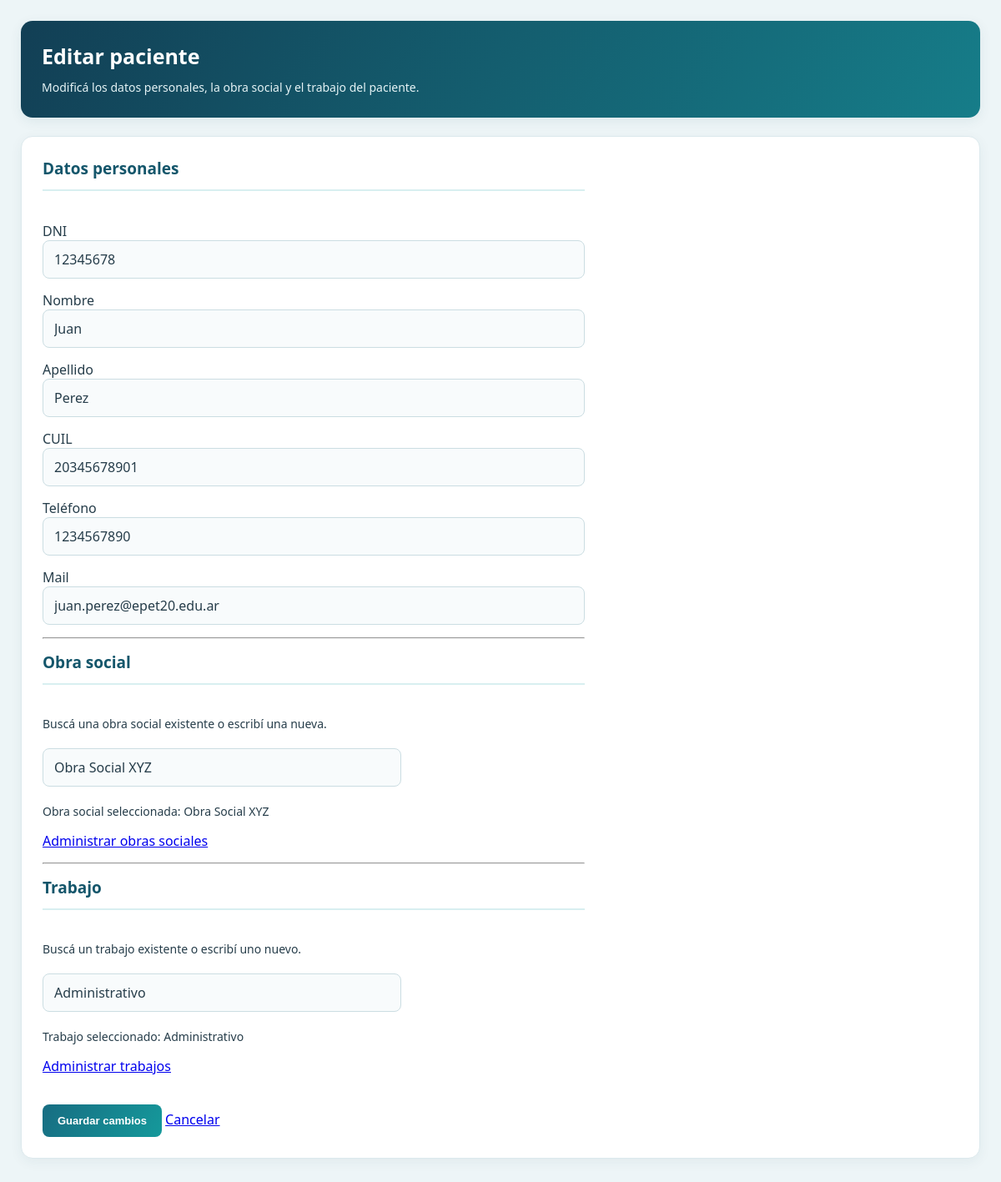
Page /Pacientes/editar.php?dni_p=12345678 on the committed database.
### tables this page shows
CREATE TABLE `paciente` (
  `dni_p` int(11) NOT NULL,
  `nombre_p` varchar(30) NOT NULL,
  `apellido` varchar(30) NOT NULL,
  `cuil` varchar(11) DEFAULT NULL,
  `telefono` varchar(20) NOT NULL,
  `mail` varchar(100) NOT NULL,
  `id_obra_social` int(11) DEFAULT NULL,
  `id_trabajo` int(11) DEFAULT NULL
);

CREATE TABLE `obra_social` (
  `id_obra_social` int(11) NOT NULL,
  `nombre_os` varchar(100) NOT NULL,
  `activa` tinyint(1) NOT NULL DEFAULT 1
);

CREATE TABLE `trabajo` (
  `id_trabajo` int(11) NOT NULL,
  `nombre_t` varchar(50) NOT NULL
);

### Pacientes/editar.php (the view, shortened to what this page needs)
<?php
require_once __DIR__ . "/conexion.php";
function escapar($valor) {
    return htmlspecialchars(
        (string)($valor ?? ""),
        ENT_QUOTES,
        "UTF-8"
    );
}
function consultarTodos($conexion, $sql) {
    $resultado = mysqli_query($conexion, $sql);
    $filas = mysqli_fetch_all(
        $resultado,
        MYSQLI_ASSOC
    );
    return $filas;
}
$dni = trim((string)($_GET["dni_p"] ?? ""));
$dniNumero = (int)$dni;
$stmt = mysqli_prepare(
    $conexion,
    "SELECT *
     FROM paciente
     WHERE dni_p = ?"
);
mysqli_stmt_bind_param(
    $stmt,
    "i",
    $dniNumero
);
mysqli_stmt_execute($stmt);
$resultado = mysqli_stmt_get_result($stmt);
$paciente = mysqli_fetch_assoc($resultado);
$obrasSociales = consultarTodos(
    $conexion,
    "SELECT id_obra_social, nombre_os
     FROM obra_social
     ORDER BY nombre_os"
);
$trabajos = consultarTodos(
    $conexion,
    "SELECT id_trabajo, nombre_t
     FROM trabajo
     ORDER BY nombre_t"
);
$nombreObraActual = "Particular / Sin obra social";
foreach ($obrasSociales as $obra) {
    if (
        (int)$obra["id_obra_social"] ===
        (int)($paciente["id_obra_social"] ?? 0)
    ) {
        $nombreObraActual = $obra["nombre_os"];
        break;
    }
}
$nombreTrabajoActual = "";
foreach ($trabajos as $trabajo) {
    if (
        (int)$trabajo["id_trabajo"] ===
        (int)($paciente["id_trabajo"] ?? 0)
    ) {
        $nombreTrabajoActual = $trabajo["nombre_t"];
        break;
    }
}
?>
<!DOCTYPE html>
<html lang="es">
<head>
    <link
        rel="stylesheet"
        href="../general/estilos.css"
    >
</head>
<body>
<main class="gestion-contenido">
    <section class="bienvenida">
        <h1>Editar paciente</h1>
        <p>
            Modificá los datos personales,
            la obra social y el trabajo del paciente.
        </p>
    </section>
    <section class="tarjeta">
        <form
            action="actualizar.php"
            method="POST"
            id="formPaciente"
            class="form-gestion"
        >
            <h2>Datos personales</h2>
            <p>
                <label for="dni_mostrar">DNI</label>
                <input
                    type="text"
                    id="dni_mostrar"
                    value="<?php echo escapar($paciente["dni_p"]); ?>"
                    disabled
                >
            </p>
            <p>
                <label for="nombre_p">Nombre</label>
                <input
                    type="text"
                    id="nombre_p"
                    name="nombre_p"
                    maxlength="30"
                    required
                    value="<?php echo escapar($paciente["nombre_p"]); ?>"
                >
            </p>
            <p>
                <label for="apellido">Apellido</label>
                <input
                    type="text"
                    id="apellido"
                    name="apellido"
                    maxlength="30"
                    required
                    value="<?php echo escapar($paciente["apellido"]); ?>"
                >
            </p>
            <p>
                <label for="cuil">CUIL</label>
                <input
                    type="text"
                    id="cuil"
                    name="cuil"
                    maxlength="11"
                    value="<?php echo escapar($paciente["cuil"]); ?>"
                >
            </p>
            <p>
                <label for="telefono">Teléfono</label>
                <input
                    type="text"
                    id="telefono"
                    name="telefono"
                    maxlength="20"
                    required
                    value="<?php echo escapar($paciente["telefono"]); ?>"
                >
            </p>
            <p>
                <label for="mail">Mail</label>
                <input
                    type="email"
                    id="mail"
                    name="mail"
                    maxlength="100"
                    required
                    value="<?php echo escapar($paciente["mail"]); ?>"
                >
            </p>
            <hr>
            <h2>Obra social</h2>
            <p class="ayuda">
                Buscá una obra social existente
                o escribí una nueva.
            </p>
            <input
                type="text"
                name="obra_social_nombre"
                id="obra_social_nombre"
                class="campo-busqueda"
                list="lista_obras_sociales"
                maxlength="100"
                autocomplete="off"
                required
                value="<?php echo escapar($nombreObraActual); ?>"
                placeholder="Buscar obra social..."
            >
            <p id="mensaje_obra" class="ayuda"></p>
            <p>
                <a
                    href="../Obra%20Social/listar.php"
                    target="_blank"
                    rel="noopener noreferrer"
                >
                    Administrar obras sociales
                </a>
            </p>
            <hr>
            <h2>Trabajo</h2>
            <p class="ayuda">
                Buscá un trabajo existente
                o escribí uno nuevo.
            </p>
            <input
                type="text"
                name="nombre_trabajo"
                id="nombre_trabajo"
                class="campo-busqueda"
                list="lista_trabajos"
                maxlength="50"
                autocomplete="off"
                value="<?php echo escapar($nombreTrabajoActual); ?>"
                placeholder="Buscar trabajo..."
            >
            <p id="mensaje_trabajo" class="ayuda"></p>
            <p>
                <a
                    href="../Trabajos/listar.php"
                    target="_blank"
                    rel="noopener noreferrer"
                >
                    Administrar trabajos
                </a>
            </p>
            <div class="acciones-finales">
                <button type="submit">
                    Guardar cambios
                </button>
                <a href="listar.php">
                    Cancelar
                </a>
            </div>
        </form>
    </section>
</main>
</body>
</html>

### general/estilos.css (style rules this page uses)
* { box-sizing: border-box; margin: 0; padding: 0; }
body { font-family: 'Segoe UI', Arial, sans-serif; background: #edf5f7; color: #263d4a; padding: 25px; transition: background-color 0.7s ease, color 0.7s ease; }
main { display: flex; flex-direction: column; gap: 22px; margin-bottom: 22px; }
.tarjeta, aside { background: white; border: 1px solid #dce9ed; border-radius: 14px; padding: 25px; box-shadow: 0 4px 15px rgba(30, 75, 90, 0.06); transition: background-color 0.7s ease, color 0.7s ease, border-color 0.7s ease; }
.tarjeta h2, aside h2 { color: #14566b; font-size: 19px; margin-bottom: 22px; padding-bottom: 12px; border-bottom: 2px solid #d8eff0; transition: color 0.7s ease, border-color 0.7s ease; }
button { background: linear-gradient(120deg, #176d82, #15999b); color: white; border: none; border-radius: 8px; padding: 12px 18px; font-weight: bold; font-size: 13px; cursor: pointer; transition: transform 0.25s, box-shadow 0.25s, background-color 0.7s ease, color 0.7s ease; align-self: flex-start; }
.bienvenida { padding: 25px; background: linear-gradient(120deg, #123f55, #167d89); color: white; border-radius: 14px; box-shadow: 0 4px 15px rgba(30, 75, 90, 0.08); }
.bienvenida h1 { font-size: 25px; margin-bottom: 10px; }
.bienvenida p { font-size: 14px; color: #e5f3f5; line-height: 1.6; }
.gestion-contenido { display: flex; flex-direction: column; gap: 22px; }
.gestion-contenido .bienvenida { margin-bottom: 0; }
.form-gestion { display: flex; flex-direction: column; gap: 15px; max-width: 650px; }
.form-gestion input, .form-gestion select { width: 100%; padding: 11px 13px; border: 1px solid #cbdde2; border-radius: 8px; background: #f8fbfc; color: #263d4a; font: inherit; }

### Pacientes/editar.php (style rules this page uses)
.campo-busqueda { width: 100%; max-width: 430px; box-sizing: border-box; padding: 10px; margin: 5px 0; }
.ayuda { font-size: 14px; }
.acciones-finales { margin-top: 20px; }

### rows in the picture
paciente: dni_p "12345678", nombre_p "Juan", apellido "Perez", cuil "20345678901", telefono "1234567890", mail "juan.perez@epet20.edu.ar"
obra_social: obra_social_nombre "Obra Social XYZ"
trabajo: nombre_trabajo "Administrativo"
